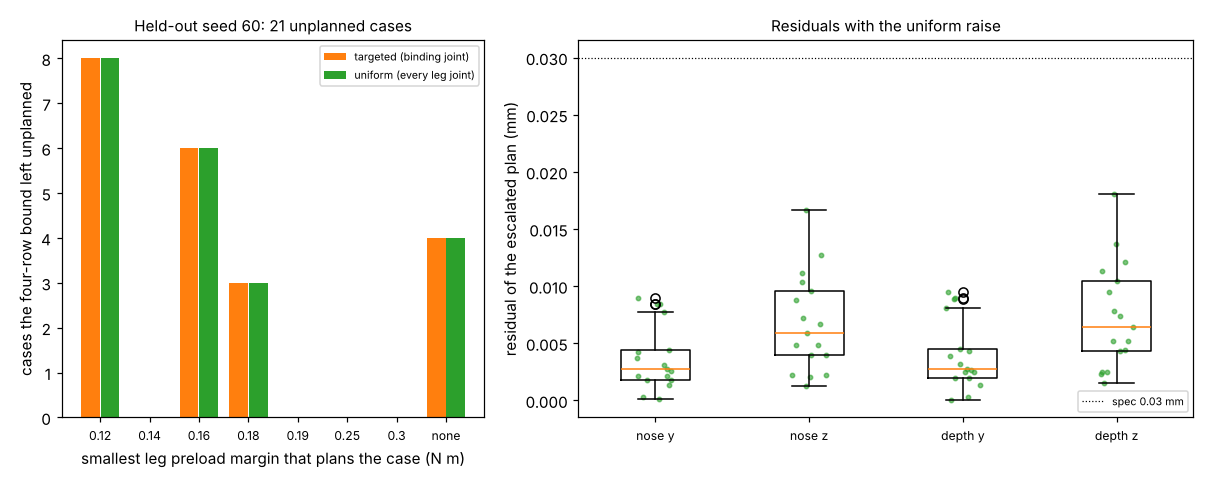

Recreate this plot in Python.
"""Figure for milestone 60: python experiments/m60_jointpreload/figure.py (reads results.json)."""
import json
import os

import matplotlib
matplotlib.use("Agg")
import matplotlib.pyplot as plt  # noqa: E402
import numpy as np  # noqa: E402

HERE = os.path.dirname(os.path.abspath(__file__))
D = json.load(open(os.path.join(HERE, "results.json")))
SPEC = D["spec_mm"]
AX = ("y", "z", "yd", "zd")
esc = [(x["robot"], r["esc"]) for x in D["runs"] for r in x["rows"] if "esc" in r]
fig, (ax1, ax2) = plt.subplots(1, 2, figsize=(11, 4.4), gridspec_kw={"width_ratios": [1.1, 1.6]})
lad = D["ladder"]
for i, (name, key, c) in enumerate((("targeted (binding joint)", "Mt", "C1"), ("uniform (every leg joint)", "Mu", "C2"))):
    counts = [sum(1 for _, e in esc if e[key] is not None and abs(e[key] - m) < 1e-9) for m in lad]
    counts.append(sum(1 for _, e in esc if e[key] is None))
    xs = np.arange(len(lad) + 1)
    ax1.bar(xs - 0.2 + 0.4 * i, counts, 0.38, color=c, label=name)
ax1.set_xticks(np.arange(len(lad) + 1), [f"{m:g}" for m in lad] + ["none"], fontsize=8)
ax1.set_xlabel("smallest leg preload margin that plans the case (N m)")
ax1.set_ylabel("cases the four-row bound left unplanned")
ax1.set_title(f"Held-out seed {D['seed']}: {len(esc)} unplanned cases", fontsize=10)
ax1.legend(fontsize=7)
us = [e["u"] for _, e in esc if e["u"] is not None]
if us:
    data = [[o[a] for o in us] for a in AX]
    ax2.boxplot(data, showfliers=True)
    for k, v in enumerate(data):
        ax2.scatter(np.full(len(v), k + 1) + np.random.default_rng(k).uniform(-0.12, 0.12, len(v)), v, s=8,
                    color="C2", alpha=0.6)
ax2.axhline(SPEC, color="k", lw=0.8, ls=":", label=f"spec {SPEC} mm")
ax2.set_xticks(range(1, 5), ["nose y", "nose z", "depth y", "depth z"], fontsize=8)
ax2.set_ylabel("residual of the escalated plan (mm)")
ax2.set_title("Residuals with the uniform raise", fontsize=10)
ax2.legend(fontsize=7)
fig.tight_layout()
fig.savefig(os.path.join(HERE, "figure.png"), dpi=110)
print("wrote figure.png")
